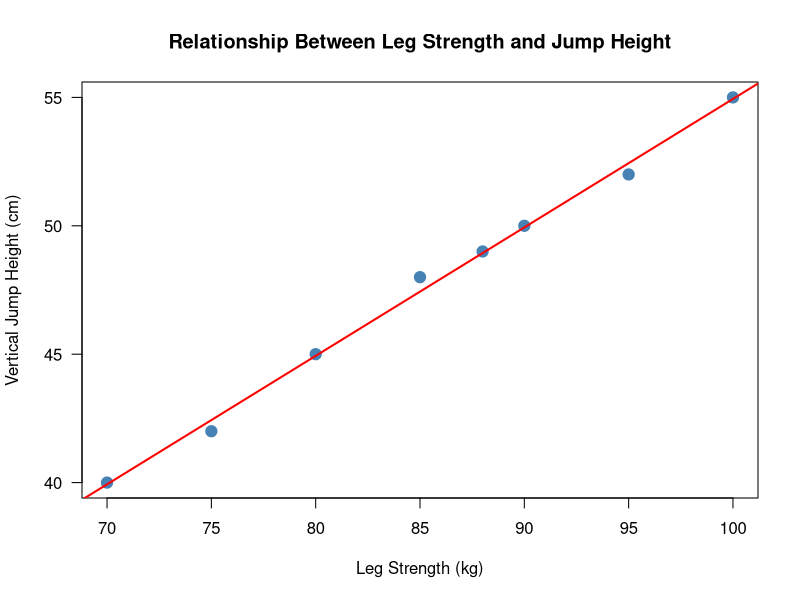
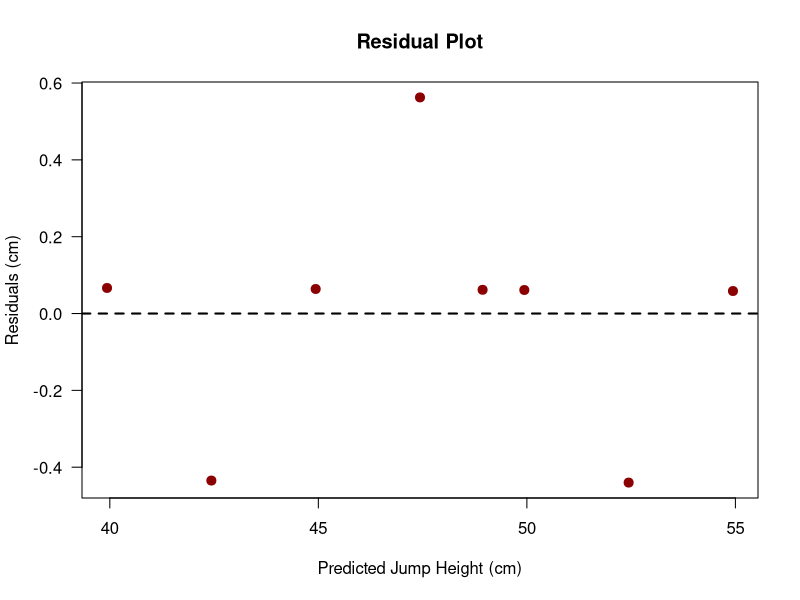

The R script that drew these images, in order:
## ---- chunk 1
#| label: fig-strength-jump-scatter
#| fig-cap: "Scatterplot showing the strong positive linear relationship between leg strength and vertical jump height in 8 athletes."
#| code-fold: true

# Data
strength <- c(80, 90, 70, 100, 85, 95, 75, 88)
jump <- c(45, 50, 40, 55, 48, 52, 42, 49)

# Create scatterplot
plot(strength, jump,
     main = "Relationship Between Leg Strength and Jump Height",
     xlab = "Leg Strength (kg)",
     ylab = "Vertical Jump Height (cm)",
     pch = 19,
     col = "steelblue",
     cex = 1.5,
     las = 1)

# Add a reference line (regression line)
abline(lm(jump ~ strength), col = "red", lwd = 2)
## ---- chunk 2
#| label: fig-residual-plot
#| fig-cap: "Residual plot showing residuals versus predicted values. The random scatter with no obvious pattern suggests that the linear model is appropriate."
#| code-fold: true

# Fit regression model
model <- lm(jump ~ strength)
predicted <- fitted(model)
residuals <- resid(model)

# Create residual plot
plot(predicted, residuals,
     main = "Residual Plot",
     xlab = "Predicted Jump Height (cm)",
     ylab = "Residuals (cm)",
     pch = 19,
     col = "darkred",
     cex = 1.2,
     las = 1)
abline(h = 0, col = "black", lwd = 2, lty = 2)
